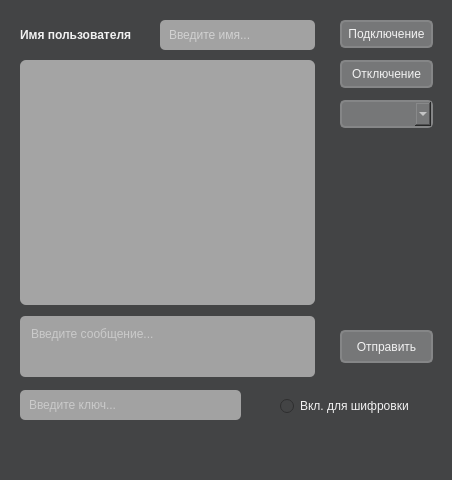
<?xml version="1.0" encoding="UTF-8"?>
<ui version="4.0">
 <class>Client</class>
 <widget class="QMainWindow" name="Client">
  <property name="geometry">
   <rect>
    <x>0</x>
    <y>0</y>
    <width>452</width>
    <height>480</height>
   </rect>
  </property>
  <property name="maximumSize">
   <size>
    <width>452</width>
    <height>480</height>
   </size>
  </property>
  <property name="windowTitle">
   <string>Client</string>
  </property>
  <property name="styleSheet">
   <string notr="true">background-color: rgb(67, 68, 69);</string>
  </property>
  <widget class="QWidget" name="centralwidget">
   <widget class="QTextEdit" name="textInput">
    <property name="geometry">
     <rect>
      <x>20</x>
      <y>316</y>
      <width>295</width>
      <height>61</height>
     </rect>
    </property>
    <property name="sizePolicy">
     <sizepolicy hsizetype="Expanding" vsizetype="Expanding">
      <horstretch>0</horstretch>
      <verstretch>0</verstretch>
     </sizepolicy>
    </property>
    <property name="minimumSize">
     <size>
      <width>0</width>
      <height>0</height>
     </size>
    </property>
    <property name="maximumSize">
     <size>
      <width>16777215</width>
      <height>16777215</height>
     </size>
    </property>
    <property name="styleSheet">
     <string notr="true">background-color: #a2a2a2;
padding: 7px;
border-radius: 5px;
color: #f2f2f2;</string>
    </property>
    <property name="readOnly">
     <bool>false</bool>
    </property>
    <property name="placeholderText">
     <string>Введите сообщение...</string>
    </property>
   </widget>
   <widget class="QTextEdit" name="textMessage">
    <property name="geometry">
     <rect>
      <x>20</x>
      <y>60</y>
      <width>295</width>
      <height>245</height>
     </rect>
    </property>
    <property name="sizePolicy">
     <sizepolicy hsizetype="Expanding" vsizetype="Expanding">
      <horstretch>0</horstretch>
      <verstretch>0</verstretch>
     </sizepolicy>
    </property>
    <property name="minimumSize">
     <size>
      <width>0</width>
      <height>0</height>
     </size>
    </property>
    <property name="maximumSize">
     <size>
      <width>16777215</width>
      <height>16777215</height>
     </size>
    </property>
    <property name="styleSheet">
     <string notr="true">QTextEdit{
background-color: #a4a4a4;
padding: 7px;
border-radius: 6px;
color: #f2f2f2;
}</string>
    </property>
    <property name="readOnly">
     <bool>true</bool>
    </property>
   </widget>
   <widget class="QPushButton" name="btnDiscon">
    <property name="geometry">
     <rect>
      <x>340</x>
      <y>60</y>
      <width>93</width>
      <height>28</height>
     </rect>
    </property>
    <property name="toolTip">
     <string>Нажмите &lt;b&gt;Shift+Esc&lt;/b&gt;, чтобы покинуть чат</string>
    </property>
    <property name="styleSheet">
     <string notr="true">QPushButton#btnDiscon{
background-color: #767778;
padding: 5px;
border-radius: 5px;
border-width: 2px;
border-color: #858687;
border-style: solid;
color: #f2f2f2;
}
QPushButton#btnDiscon:hover{
background-color: #878889;
padding: 5px;
border-radius: 5px;
border-width: 2px;
border-color: #a9aaab;
border-style: solid;
color: #ffffff;
}
QPushButton#btnDiscon:pressed{
background-color: #575859;
padding: 5px;
border-radius: 5px;
border-width: 2px;
border-color: #878889;
border-style: solid;
color: #efefef;
}</string>
    </property>
    <property name="text">
     <string>Отключение</string>
    </property>
    <property name="shortcut">
     <string>Shift+Esc</string>
    </property>
   </widget>
   <widget class="QComboBox" name="listUsers">
    <property name="geometry">
     <rect>
      <x>340</x>
      <y>100</y>
      <width>93</width>
      <height>28</height>
     </rect>
    </property>
    <property name="toolTip">
     <string>Список присоединённых пользователей</string>
    </property>
    <property name="styleSheet">
     <string notr="true">background-color: #767778;
selection-background-color: rgb(222, 222, 222);
padding: 5px;
border-radius: 5px;
border-width: 2px;
border-color: #858687;
border-style: solid;
color: #f2f2f2;</string>
    </property>
   </widget>
   <widget class="QRadioButton" name="rBtnEncrypt">
    <property name="geometry">
     <rect>
      <x>280</x>
      <y>395</y>
      <width>151</width>
      <height>22</height>
     </rect>
    </property>
    <property name="styleSheet">
     <string notr="true">color: #f2f2f2;</string>
    </property>
    <property name="text">
     <string>Вкл. для шифровки</string>
    </property>
   </widget>
   <widget class="QPushButton" name="btnEnter">
    <property name="geometry">
     <rect>
      <x>340</x>
      <y>330</y>
      <width>93</width>
      <height>33</height>
     </rect>
    </property>
    <property name="toolTip">
     <string>&lt;b&gt;Ctrl+Enter&lt;/b&gt; - для отправки сообщения</string>
    </property>
    <property name="styleSheet">
     <string notr="true">QPushButton#btnEnter{
background-color: #767778;
padding: 5px;
border-radius: 5px;
border-width: 2px;
border-color: #858687;
border-style: solid;
color: #f2f2f2;
}
QPushButton#btnEnter:hover{
background-color: #878889;
padding: 5px;
border-radius: 5px;
border-width: 2px;
border-color: #a9aaab;
border-style: solid;
color: #ffffff;
}
QPushButton#btnEnter:pressed{
background-color: #575859;
padding: 5px;
border-radius: 5px;
border-width: 2px;
border-color: #878889;
border-style: solid;
color: #efefef;
}</string>
    </property>
    <property name="text">
     <string>Отправить</string>
    </property>
    <property name="shortcut">
     <string>Ctrl+Return</string>
    </property>
   </widget>
   <widget class="QPushButton" name="btnConnection">
    <property name="geometry">
     <rect>
      <x>340</x>
      <y>20</y>
      <width>93</width>
      <height>28</height>
     </rect>
    </property>
    <property name="toolTip">
     <string>Нажмите &lt;b&gt;Shift+Enter&lt;/b&gt;, чтобы присоединиться к чату</string>
    </property>
    <property name="styleSheet">
     <string notr="true">QPushButton#btnConnection{
background-color: #767778;
padding: 5px;
border-radius: 5px;
border-width: 2px;
border-color: #858687;
border-style: solid;
color: #f2f2f2;
}
QPushButton#btnConnection:hover{
background-color: #878889;
padding: 5px;
border-radius: 5px;
border-width: 2px;
border-color: #a9aaab;
border-style: solid;
color: #ffffff;
}
QPushButton#btnConnection:pressed{
background-color: #575859;
padding: 5px;
border-radius: 5px;
border-width: 2px;
border-color: #878889;
border-style: solid;
color: #efefef;
}</string>
    </property>
    <property name="text">
     <string>Подключение</string>
    </property>
    <property name="shortcut">
     <string>Shift+Return</string>
    </property>
   </widget>
   <widget class="QLabel" name="nmOfUser">
    <property name="geometry">
     <rect>
      <x>20</x>
      <y>20</y>
      <width>135</width>
      <height>30</height>
     </rect>
    </property>
    <property name="maximumSize">
     <size>
      <width>16777215</width>
      <height>16777215</height>
     </size>
    </property>
    <property name="styleSheet">
     <string notr="true">color: #f2f2f2;</string>
    </property>
    <property name="text">
     <string>&lt;b&gt;Имя пользователя&lt;/b&gt;</string>
    </property>
   </widget>
   <widget class="QLineEdit" name="lineUser">
    <property name="geometry">
     <rect>
      <x>160</x>
      <y>20</y>
      <width>155</width>
      <height>30</height>
     </rect>
    </property>
    <property name="maximumSize">
     <size>
      <width>16777215</width>
      <height>16777215</height>
     </size>
    </property>
    <property name="styleSheet">
     <string notr="true">background-color: #a2a2a2;
padding: 7px;
border-radius: 5px;
color: white;</string>
    </property>
    <property name="placeholderText">
     <string>Введите имя...</string>
    </property>
   </widget>
   <widget class="QLineEdit" name="lineKey">
    <property name="geometry">
     <rect>
      <x>20</x>
      <y>390</y>
      <width>221</width>
      <height>30</height>
     </rect>
    </property>
    <property name="toolTip">
     <string>Поле для ключа шифрования</string>
    </property>
    <property name="styleSheet">
     <string notr="true">background-color: #a2a2a2;
padding: 7px;
border-radius: 5px;
color: #f2f2f2;</string>
    </property>
    <property name="placeholderText">
     <string>Введите ключ...</string>
    </property>
   </widget>
  </widget>
  <widget class="QMenuBar" name="menubar">
   <property name="geometry">
    <rect>
     <x>0</x>
     <y>0</y>
     <width>452</width>
     <height>26</height>
    </rect>
   </property>
  </widget>
  <widget class="QStatusBar" name="statusbar">
   <property name="layoutDirection">
    <enum>Qt::LeftToRight</enum>
   </property>
   <property name="styleSheet">
    <string notr="true">color: #f2f2f2;
font-weight: bold;</string>
   </property>
  </widget>
 </widget>
 <resources/>
 <connections/>
</ui>
